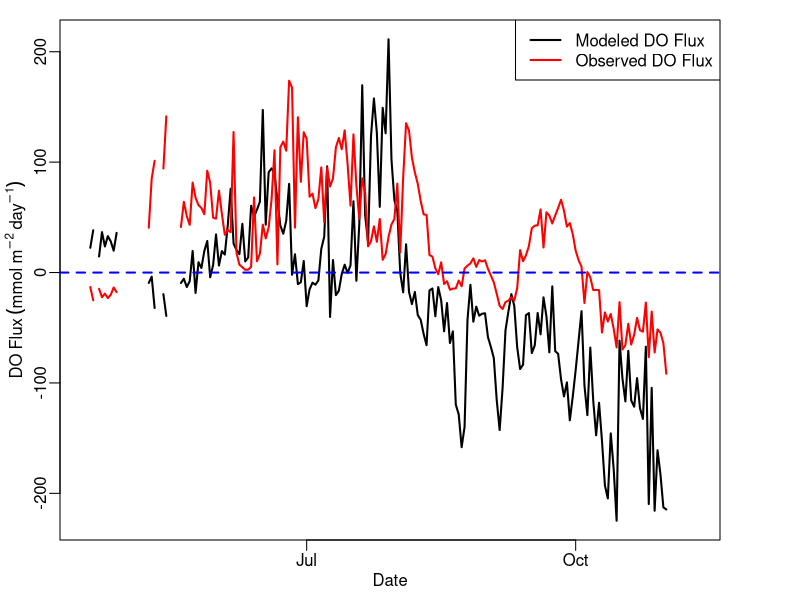
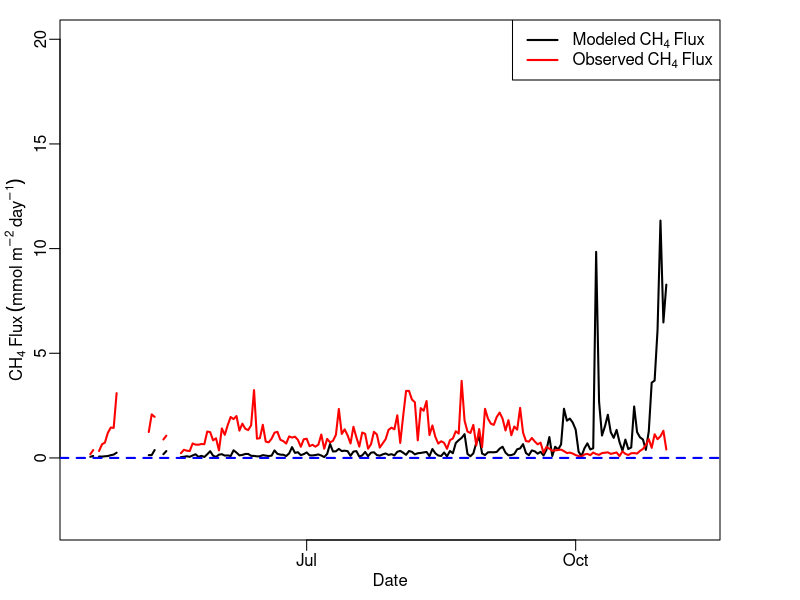
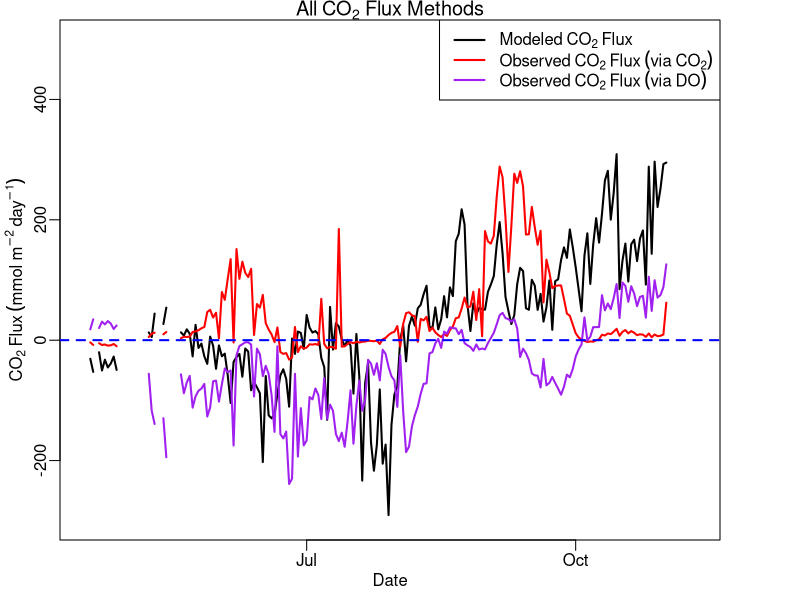
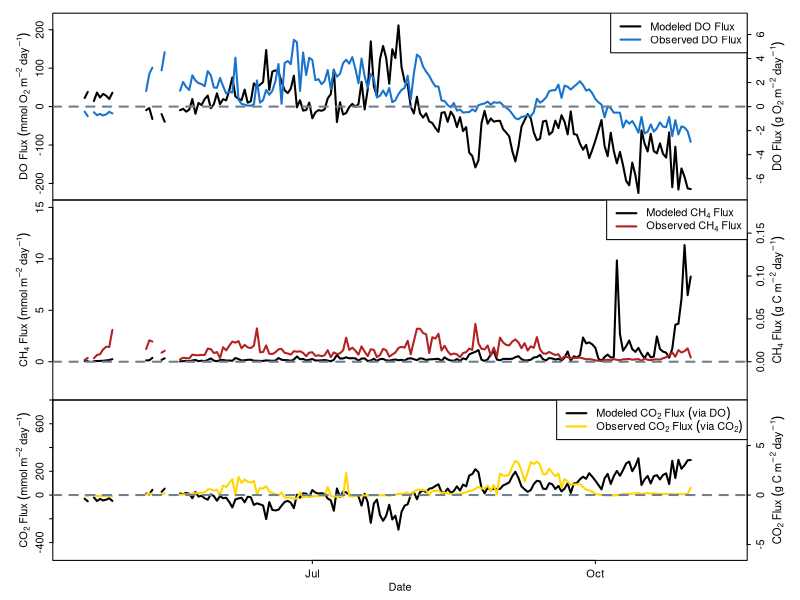

These charts were generated, in order, by the following R code:
#Plot Gas Flux
#7 March 2017
#JAH

setwd("~/Dropbox/GitHub Repos/GLM-Mendota/Data/")
flux<-read.csv('flux.data.csv')

############################################################
###############DISSOLVED OXYGEN FLUX########################
quartz()
par(mar=c(3,3,1,4),mgp=c(1.5,0.5,0),tck=-0.02)
plot(as.Date(flux$datetime),flux$do.flux.read.mod,type = 'l',lwd=2,ylab = expression(DO~Flux~(mmol~m^-2~day^-1)),xlab = expression(Date))
lines(as.Date(flux$datetime),flux$do.flux.read.obs,type= 'l',lwd=2,col='red')
abline(0,0,col='blue',lty=2,lwd=2)
legend('topright',c('Modeled DO Flux','Observed DO Flux'),lty = c(1,1),lwd=c(2,2),col=c('black','red'))



############################################################
#####################METHANE FLUX###########################
quartz()
par(mar=c(3,3,1,4),mgp=c(1.5,0.5,0),tck=-0.02)
plot(as.Date(flux$datetime),flux$ch4.flux.read.mod,type='l', lwd=2, ylab = expression(CH[4]~Flux~(mmol~m^-2~day^-1)),xlab = expression(Date),ylim=c(-3,20))
lines(as.Date(flux$datetime),flux$ch4.flux.read.obs,type = 'l', lwd = 2, col = 'red')
abline(0,0,col='blue',lty=2,lwd=2)
legend('topright',c(expression(Modeled~CH[4]~Flux),expression(Observed~CH[4]~Flux)),lty = c(1,1),lwd=c(2,2),col=c('black','red'))



############################################################
#####################CARBON DIOXIDE FLUX####################
quartz()
par(mar=c(3,3,1,4),mgp=c(1.5,0.5,0),tck=-0.02)
plot(as.Date(flux$datetime),flux$co2.flux.read.mod,type ='l',lwd =2,ylab = expression(CO[2]~Flux~(mmol~m^-2~day^-1)),xlab = expression(Date),ylim = c(-300,500),main=expression(All~CO[2]~Flux~Methods))
lines(as.Date(flux$datetime),flux$co2.flux.read.obs,type = 'l', lwd = 2, col = 'red')
lines(as.Date(flux$datetime),flux$co2.flux.read.obs.do,type='l',lwd=2, col='purple')
abline(0,0,col='blue',lty =2,lwd=2)
legend('topright',c(expression(Modeled~CO[2]~Flux),expression(Observed~CO[2]~Flux~(via~CO[2])),expression(Observed~CO[2]~Flux~(via~DO))),lty = c(1,1,1),lwd=c(2,2,2),col=c('black','red','purple'))



############################################################
#####################THREE PANEL PLOT#######################

#do
quartz()
par(mfrow=c(3,1),mar=c(0,4,1,4),mgp=c(1.5,0.5,0),tck=-0.02)
plot(as.Date(flux$datetime),flux$do.flux.read.mod,type = 'l',lwd=2,xlab=NA,ylab = expression(DO~Flux~(mmol~O[2]~m^-2~day^-1)),xaxt='n',ylim=c(-225,225))
lines(as.Date(flux$datetime),flux$do.flux.read.obs,type= 'l',lwd=2,col='dodgerblue3')
abline(0,0,col='slategrey',lty=2,lwd=2)

par(new=TRUE)
plot(as.Date(flux$datetime),flux$do.flux.read.mod,type = 'n',xlab=NA,ylab=NA,xaxt='n',ylim=c(-7.2,7.2),axes=FALSE)
axis(side=4,ylim=c(-7.2,7.2))
DOexp<-expression(DO~Flux~(g~O[2]~m^-2~day^-1))
mtext(side=4,line=2,DOexp,cex=0.675)
legend('topright',c('Modeled DO Flux','Observed DO Flux'),lty = c(1,1),lwd=c(2,2),col=c('black','dodgerblue3'))

#ch4
par(mar=c(0,4,0,4),mgp=c(1.5,0.5,0),tck=-0.02)
plot(as.Date(flux$datetime),flux$ch4.flux.read.mod,type='l', lwd=2, ylab = expression(CH[4]~Flux~(mmol~m^-2~day^-1)),xlab = NA,ylim=c(-3,15),xaxt='n')
lines(as.Date(flux$datetime),flux$ch4.flux.read.obs,type = 'l', lwd = 2, col = 'firebrick')
abline(0,0,col='slategrey',lty=2,lwd=2)

par(new=TRUE)
plot(as.Date(flux$datetime),flux$ch4.flux.read.mod,type='n',xlab=NA,ylab=NA,xaxt='n',axes=FALSE,ylim=c(-0.036,0.18))
axis(side=4,ylim=c(-0.036,0.18))
CH4exp<-expression(CH[4]~Flux~(g~C~m^-2~day^-1))
mtext(side=4,line=2,CH4exp,cex=0.675)
legend('topright',c(expression(Modeled~CH[4]~Flux),expression(Observed~CH[4]~Flux)),lty = c(1,1),lwd=c(2,2),col=c('black','firebrick'))

#co2
par(mar=c(3,4,0,4),mgp=c(1.5,0.5,0),tck=-0.02)
plot(as.Date(flux$datetime),flux$co2.flux.read.mod,type ='l',lwd =2,ylab = expression(CO[2]~Flux~(mmol~m^-2~day^-1)),xlab = expression(Date),ylim = c(-500,750))
lines(as.Date(flux$datetime),flux$co2.flux.read.obs,type = 'l', lwd = 2, col = 'gold1')
#lines(as.Date(flux$datetime),flux$co2.flux.read.obs.do,type='l',lwd=2, col='darkorange2')
abline(0,0,col='slategrey',lty =2,lwd=2)

par(new=TRUE)
plot(as.Date(flux$datetime),flux$co2.flux.read.mod,type ='n',xlab=NA,ylab=NA,xaxt='n',axes=FALSE,ylim=c(-6,9))
axis(side=4,ylim=c(-6,9))
CO2exp<-expression(CO[2]~Flux~(g~C~m^-2~day^-1))
mtext(side=4, line=2, CO2exp, cex=0.675)
legend('topright',c(expression(Modeled~CO[2]~Flux~(via~DO)),expression(Observed~CO[2]~Flux~(via~CO[2]))),lty = c(1,1),lwd=c(2,2),col=c('black','gold1'))

